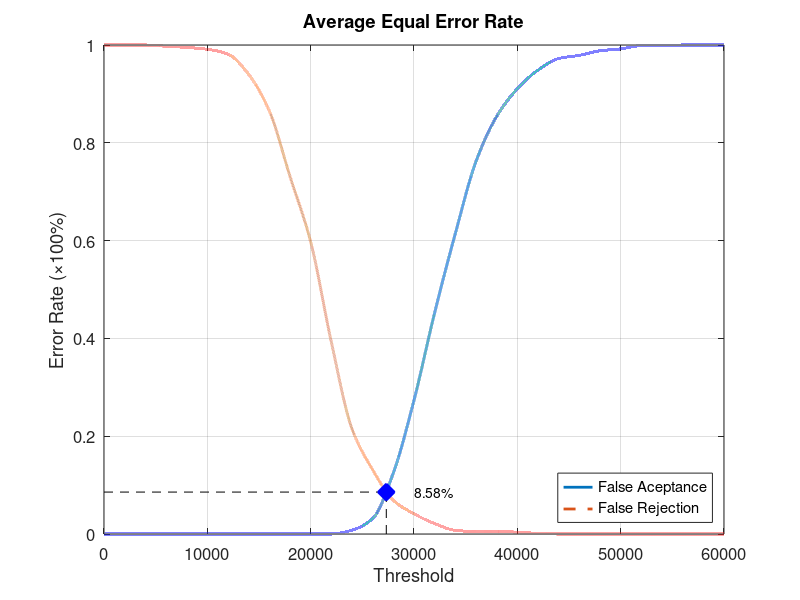
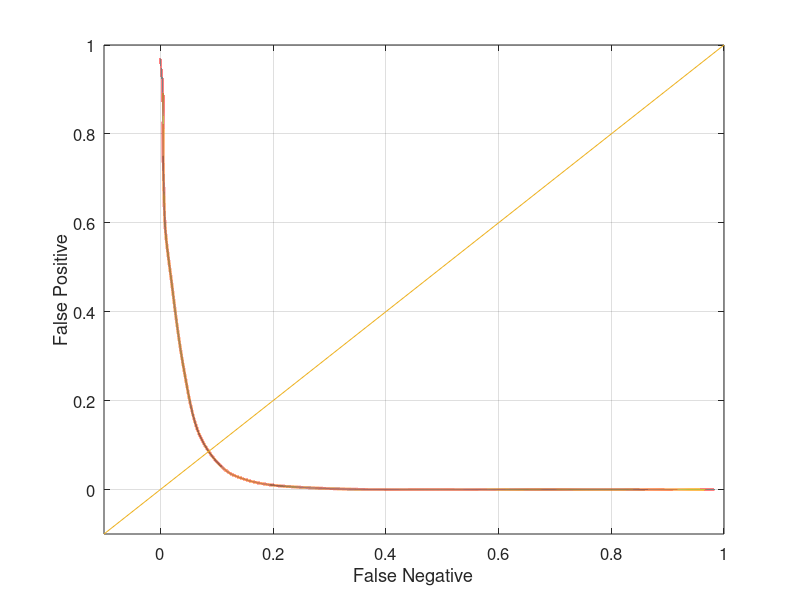

Here is the MATLAB script that generated these plots, in order:
function yEER = Experiment5Average
close all;
clear;
clc;
x = 0:2000:60000;
xq = 0:0.5:60000;

y0 = [0 0 0 0 0 0 0 0 0 0 0 0 0.00789474 0.0315789 0.125 0.273684 0.452632 0.614474 0.761842 0.853947 0.910526 0.948684 0.972368 0.978947 0.988158 0.992105 0.998684 0.998684 1 1 1];
yy0 = interp1(x, y0, xq, 'pchip');
y1 = [1 1 1 0.9975 0.995 0.99125 0.98125 0.94 0.865 0.73125 0.5975 0.3925 0.215 0.13125 0.06875 0.04125 0.02125 0.0075 0.005 0.005 0.00375 0.00125 0 0 0 0 0 0 0 0 0];
yy1 = interp1(x, y1, xq, 'pchip');

% Calculating EER: 
y2 = abs(y0 - y1);
find(y2 == min(y2))
yy2 = abs(yy0 - yy1);
xEER = find(yy2 == min(yy2));
xEERIndex = xq(xEER) % X-axis EER
yEER = yy0(xEER) % Y-axis EER

main = figure
plot(xq, yy0,'-','LineWidth', 2);	hold on
plot(xq, yy1,'--','LineWidth', 2);	hold on
plot([xEERIndex xEERIndex], [0 yEER], 'k--');	hold on
plot([0 xEERIndex], [yEER yEER], 'k--');	hold on
plot(xEERIndex, yEER, 'bx', 'LineWidth', 10);	hold on
text(xEERIndex + 10 * xEERIndex / 100, yEER, [num2str(round((10000 * yEER)) / 100) '%'])
legend('False Aceptance', 'False Rejection', 'Location', 'SouthEast')
xlabel('Threshold')
ylabel('Error Rate (\times100%)')
title('Average Equal Error Rate')
set(gca, 'FontSize', 12)
axis([0 60000 0 1])
grid on

print(main, 'Experiment5AverageMain', '-dpng');
FNRxFPR = figure('Color', [1 1 1]);
plot(yy1, yy0, '-', yy1, yy0, 'LineWidth', 2);
hold on
y = -0.1:0.1:1
plot(y, y); 
set(gca, 'FontSize', 12)
xlabel('False Negative')
ylabel('False Positive')
axis([-0.1 1 -0.1 1])
set(gca, 'FontSize', 12)
grid on

print(FNRxFPR, 'Experiment5AverageFNRxFPR','-dpng');
end
